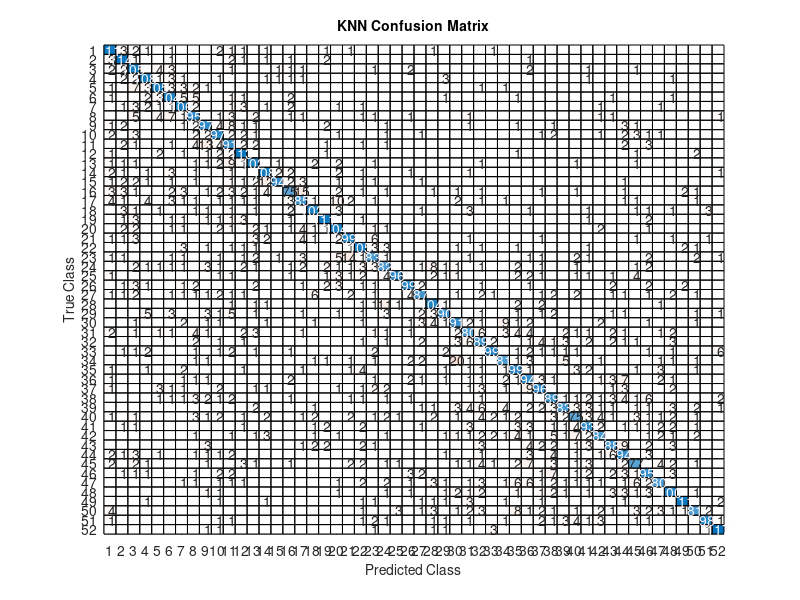

This chart was generated by the following MATLAB code:
clc;
clear;
close all;

fprintf('\n=====================================\n');
fprintf('KNN EVALUATION\n');
fprintf('=====================================\n');

load('PredictionResults_KNN.mat');

%% Confusion Matrix

C = confusionmat(testLabel,predictedLabel);

disp('Confusion Matrix');
disp(C);

%% Accuracy

accuracy = sum(diag(C))/sum(C(:));

%% Precision Recall F1

numClasses = size(C,1);

precision = zeros(numClasses,1);
recall = zeros(numClasses,1);
f1 = zeros(numClasses,1);

for i = 1:numClasses

    TP = C(i,i);

    FP = sum(C(:,i))-TP;

    FN = sum(C(i,:))-TP;

    precision(i)=TP/(TP+FP+eps);

    recall(i)=TP/(TP+FN+eps);

    f1(i)=2*(precision(i)*recall(i))/...
        (precision(i)+recall(i)+eps);

end

%% Display Results

fprintf('\nOverall Accuracy : %.2f %%\n',accuracy*100);

fprintf('\nAverage Precision : %.4f\n',mean(precision));

fprintf('Average Recall    : %.4f\n',mean(recall));

fprintf('Average F1 Score  : %.4f\n',mean(f1));

%% Plot Confusion Matrix

figure;
confusionchart(C);
title('KNN Confusion Matrix');

%% Save Results

save('EvaluationResults_KNN.mat',...
    'C',...
    'accuracy',...
    'precision',...
    'recall',...
    'f1');

fprintf('\nEvaluationResults_KNN.mat Saved\n');
